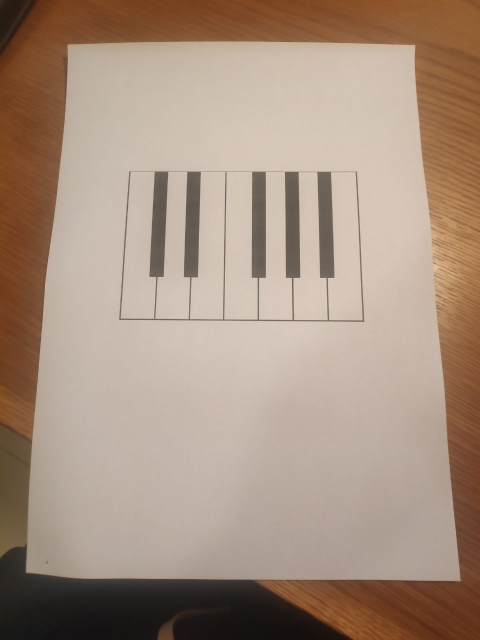
#> input picture pageDetection/page01.jpg, 960 x 1280 px, found by its file name (shown at 1/2 size)
$ python main.py
#> lines starting #> are read from the running program, lines starting #| are printed output that depends on the picture; after the words box and inside, x2 and y2 are one past the last pixel; in counts of white or black regions, pixels touching at a corner belong together
# File        :   main.py (Corner Detection via Convex Hull)
# Version     :   1.0.0
# Description :   Script that recognizes the four corners of a page under un-even brightness.
#                 Answer for: https://stackoverflow.com/questions/67644977/recognizing-corners-page-with-opencv-partialy-fails/67645614
# Date:       :   Jan 25, 2022
# Author      :   Ricardo Acevedo-Avila (racevedoaa@gmail.com)
# License     :   Creative Commons CC0

# imports:
import cv2
import numpy as np


# Defines a re-sizable image window:
def showImage(imageName, inputImage):
    cv2.namedWindow(imageName, flags=cv2.WINDOW_GUI_NORMAL)
    cv2.imshow(imageName, inputImage)
    cv2.waitKey(0)


# image path
path = "D://opencvImages//"
fileName = "page01.jpg"

# Reading an image in default mode:
inputImage = cv2.imread(path + fileName)
#> inputImage is the input picture: shape (1280, 960, 3); mean B, G, R 128.2, 144.9, 166.9

# Deep copy for results:
inputImageCopy = inputImage.copy()

# Convert BGR to grayscale:
grayInput = cv2.cvtColor(inputImageCopy, cv2.COLOR_BGR2GRAY)
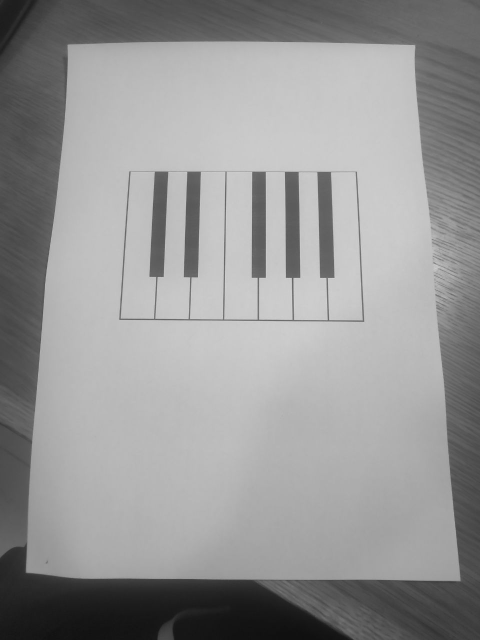
#> grayInput: shape (1280, 960) (shown at 1/2 size); min 15, max 219, mean 149.5

# Threshold via Otsu:
_, binaryImage = cv2.threshold(grayInput, 0, 255, cv2.THRESH_BINARY + cv2.THRESH_OTSU)
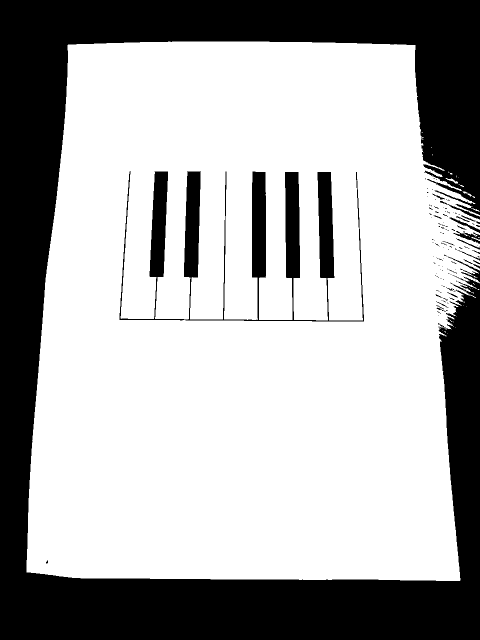
#> binaryImage: shape (1280, 960) (shown at 1/2 size); 67.2% white; 124 black regions (98 under 20 px), largest, box (x1, y1, x2, y2) and area: (0, 0, 960, 1280) 367157, (239, 343, 728, 643) 33164, (906, 462, 960, 488) 491

# Get edges:
cannyImage = cv2.Canny(binaryImage, threshold1=120, threshold2=255, edges=1)
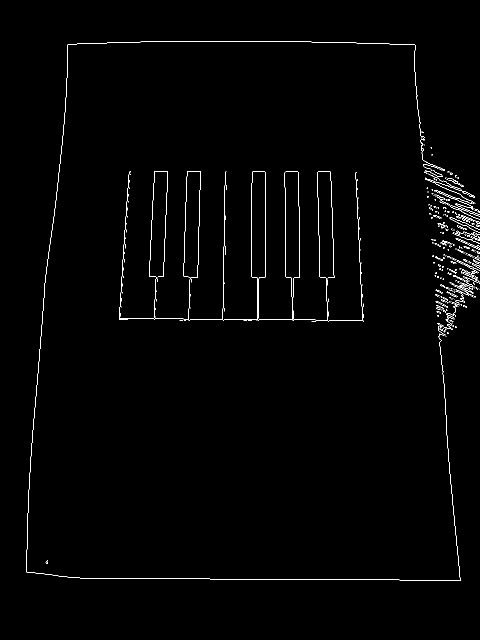
#> cannyImage: shape (1280, 960) (shown at 1/2 size); 0.98% white in thin lines or dots, all inside (x1, y1, x2, y2) = (52, 82, 960, 1162)

# Find the EXTERNAL contours on the binary image:
contours, hierarchy = cv2.findContours(cannyImage, cv2.RETR_EXTERNAL, cv2.CHAIN_APPROX_SIMPLE)
#> contours = 513 contours, 510 with area under 20; largest, box (x1, y1, x2, y2) and area: (909, 569, 947, 592) 74, (841, 276, 890, 340) 22, (925, 382, 950, 396) 21

# Store the corners:
cornerList = []

# Look for the outer bounding boxes (no children):
for i, c in enumerate(contours):

    # Approximate the contour to a polygon:
    contoursPoly = cv2.approxPolyDP(c, 3, True)

    # Convert the polygon to a bounding rectangle:
    boundRect = cv2.boundingRect(contoursPoly)

    # Get the bounding rect's data:
    rectX = boundRect[0]
    rectY = boundRect[1]
    rectWidth = boundRect[2]
    rectHeight = boundRect[3]

    # Estimate the bounding rect area:
    rectArea = rectWidth * rectHeight

    # Set a min area threshold
    minArea = 100000

    # Filter blobs by area:
    if rectArea > minArea:

        # Get the convex hull for the target contour:
        hull = cv2.convexHull(c)
        # (Optional) Draw the hull:
        color = (0, 0, 255)
        cv2.polylines(inputImageCopy, [hull], True, color, 2)

        # Create image for good features to track:
        (height, width) = cannyImage.shape[:2]
        # Black image same size as original input:
        hullImg = np.zeros((height, width), dtype=np.uint8)

        # Draw the points:
        cv2.drawContours(hullImg, [hull], 0, 255, 2)
        showImage("hullImg", hullImg)

        # Set the corner detection:
        maxCorners = 4
        qualityLevel = 0.01
        minDistance = int(max(height, width) / maxCorners)

        # Get the corners:
        corners = cv2.goodFeaturesToTrack(hullImg, maxCorners, qualityLevel, minDistance)
        corners = np.int0(corners)

        # Loop through the corner array and store/draw the corners:
        for c in corners:
            # Flat the array of corner points:
            (x, y) = c.ravel()
            # Store the corner point in the list:
            cornerList.append((x, y))

            # (Optional) Draw the corner points:
            cv2.circle(inputImageCopy, (x, y), 5, 255, 5)
            showImage("corners", inputImageCopy)
#> this loop made 513 passes
#> (rectX, rectY, rectWidth, rectHeight, rectArea, color, height, width) on pass 513: (52, 82, 869, 1080, 938520, (0, 0, 255), 1280, 960)
#> (contoursPoly, rectX, rectY, rectWidth, rectHeight, rectArea) on passes 1, 12, 14, 16, 38, 41: ([[95, 1121], [92, 1126]], 92, 1121, 4, 6, 24), ([[876, 652], [877, 661], [891, 670], [877, 661]], 876, 652, 16, 19, 304), ([[882, 649], [887, 652]], 882, 649, 6, 4, 24), ([[875, 646], [880, 648], [880, 659], [883, 652]], 875, 646, 9, 14, 126), ([[892, 628], [908, 636]], 892, 628, 17, 9, 153), ([[894, 626], [907, 631]], 894, 626, 14, 6, 84)
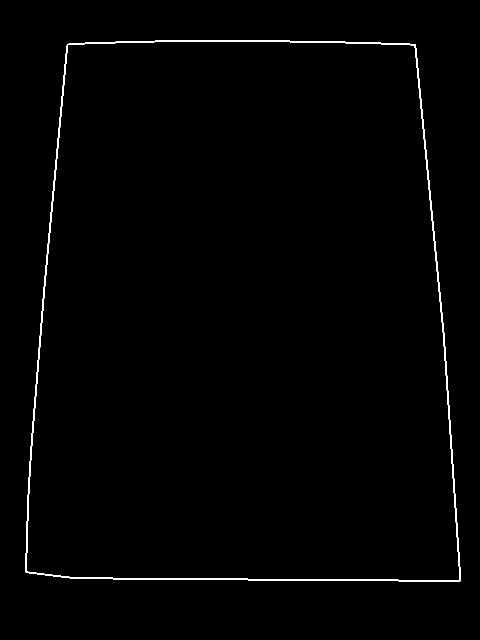
#> hullImg: shape (1280, 960) (shown at 1/2 size); 0.9% white; 1 white region, box (x1, y1, x2, y2) and area: (51, 81, 922, 1163) 11034
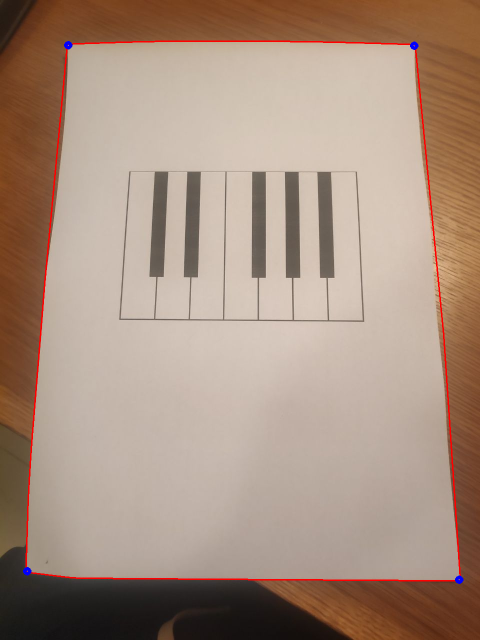
#> inputImageCopy: shape (1280, 960, 3) (shown at 1/2 size); 0.95% of pixels changed, all inside (x1, y1, x2, y2) = (46, 81, 927, 1168)
#> after the loop, cornerList = [(918, 1159), (54, 1142), (828, 91), (136, 90)]

$ run again, with pageDetection/page02.jpg copied over pageDetection/page01.jpg
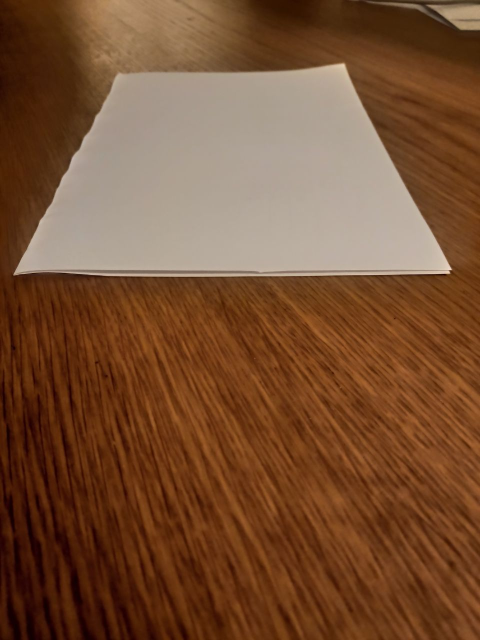
#> input picture pageDetection/page02.jpg, 960 x 1280 px, found by its file name (shown at 1/2 size)
#> inputImage is the input picture: shape (1280, 960, 3); mean B, G, R 50.8, 79.2, 119.2
#> `_, binaryImage = cv2.threshold(grayInput, 0, 255, cv2.THRESH_BINARY + ..`:
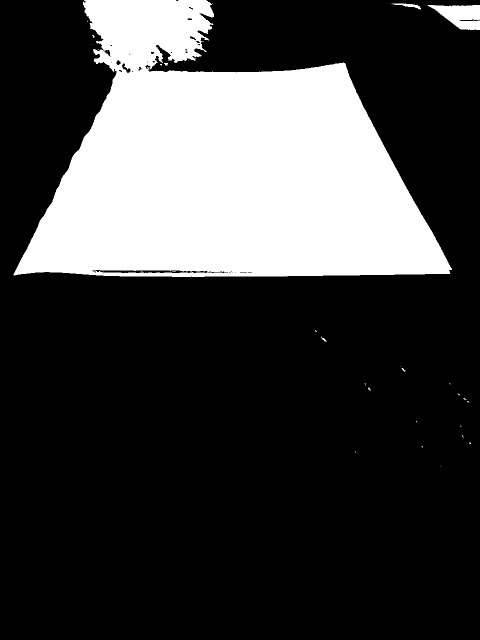
#> binaryImage: shape (1280, 960) (shown at 1/2 size); 24.8% white; 34 white regions (28 under 20 px), largest, box (x1, y1, x2, y2) and area: (27, 0, 904, 554) 300752, (855, 10, 960, 60) 3323, (783, 7, 842, 19) 255, (642, 673, 652, 684) 35, (328, 126, 336, 131) 30, (803, 736, 811, 743) 24
#> cannyImage: shape (1280, 960); 0.38% white in thin lines or dots, all inside (x1, y1, x2, y2) = (26, 0, 960, 934)
#> contours = 113 contours, 102 with area under 20; largest, box (x1, y1, x2, y2) and area: (26, 125, 904, 554) 129, (208, 99, 220, 112) 73, (232, 120, 241, 130) 55, (291, 130, 301, 138) 35, (328, 125, 336, 131) 28
#> the loop `for i, c in enumerate(contours):` made 113 passes
#> (rectX, rectY, rectWidth, rectHeight, rectArea, color, height, width) on pass 56: (26, 125, 878, 429, 376662, (0, 0, 255), 1280, 960)
#> after the loop `for i, c in enumerate(contours):`:
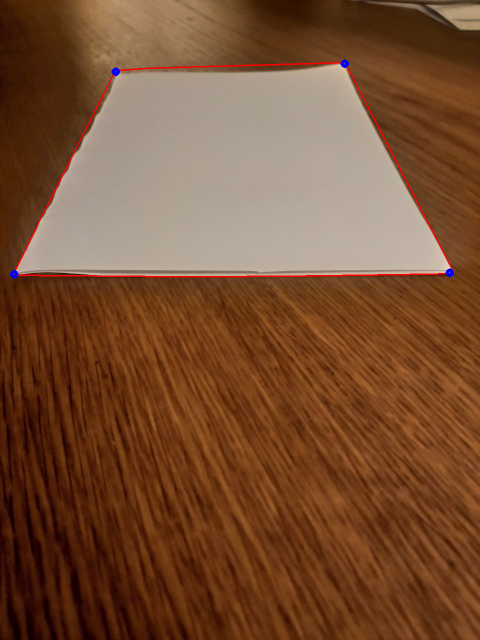
#> inputImageCopy: shape (1280, 960, 3) (shown at 1/2 size); 0.57% of pixels changed, all inside (x1, y1, x2, y2) = (20, 119, 908, 557)
#> after the loop `for i, c in enumerate(contours):`: cornerList = [(28, 548), (899, 545), (689, 127), (231, 143)]
